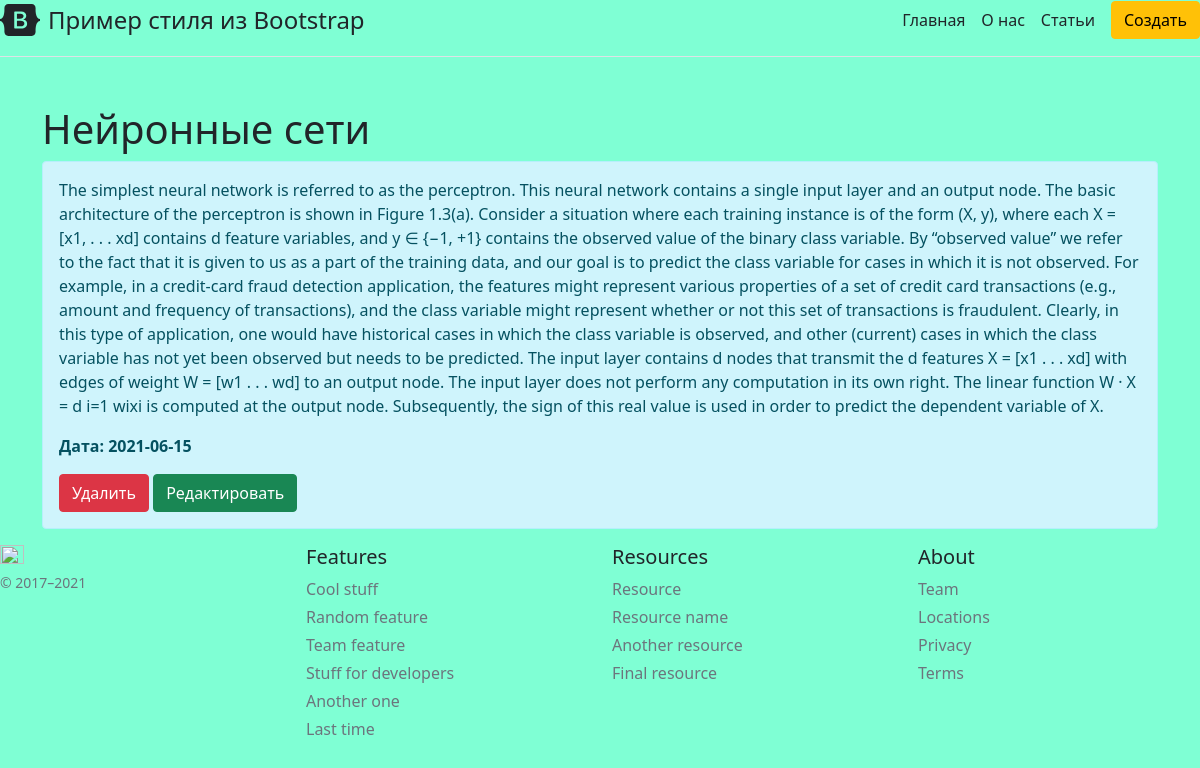
Before: /posts/1 with the older database file.
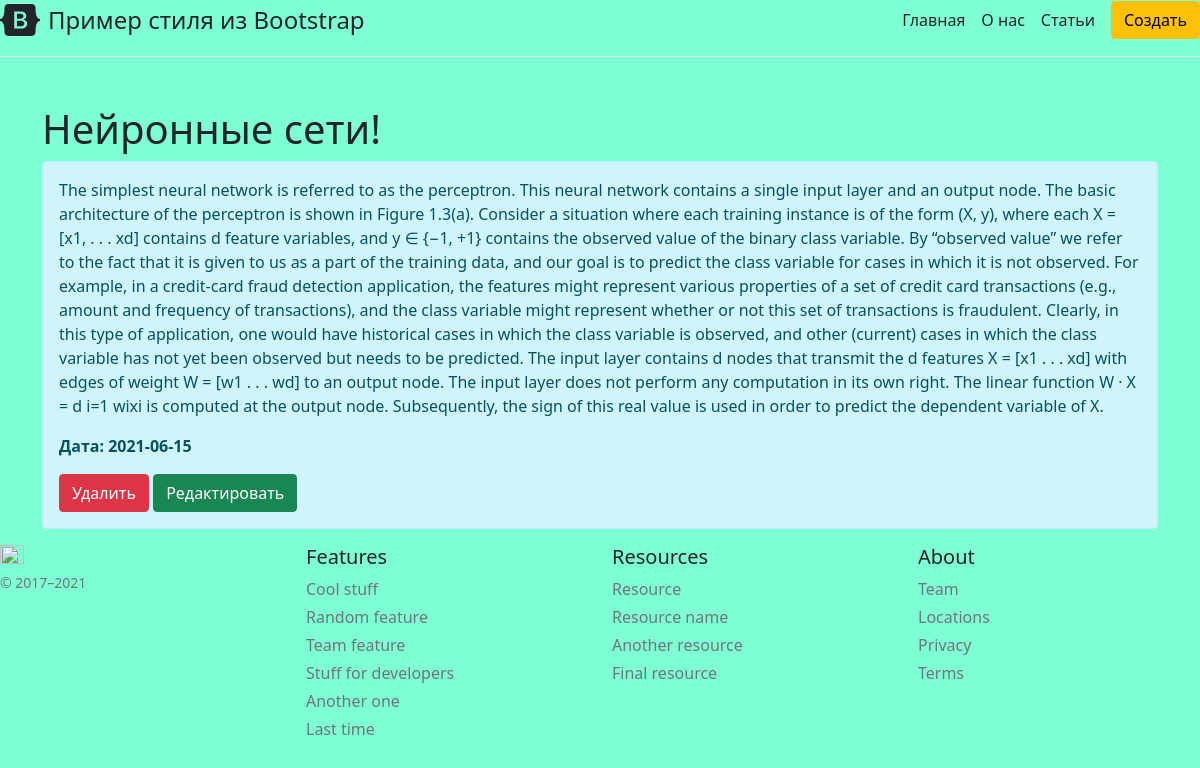
After: the same page with the newer database file.
### app.py (models this page shows, shortened)
class Article(db.Model):
    id = db.Column(db.Integer, primary_key=True)
    title = db.Column(db.String(100), nullable=False)
    intro = db.Column(db.String(300), nullable=False)
    text = db.Column(db.Text, nullable=False)
    date = db.Column(db.DateTime, default=datetime.utcnow)

### app.py (the view)
@app.route('/posts/<int:id>')
def post_detail(id):
    article = Article.query.get(id)
    return render_template("post_detail.html", article=article)

### templates/post_detail.html (shortened to what this page needs)
{% extends 'base.html' %}
{% block body %}
<div class="container mt-5">
    <h1>{{ article.title }}</h1>
        <div class="alert alert-info">
            <p>{{ article.text }}</p>
            <p><b>Дата: {{ article.date.date() }}</b></p>
            <a href="/posts/{{ article.id }}/del" class="btn btn-danger">Удалить</a>
            <a href="/posts/{{ article.id }}/update" class="btn btn-success">Редактировать</a>
        </div>
</div>
{% endblock %}

Changed rows visible on the page:
changed Article: title "Нейронные сети" → "Нейронные сети!"
